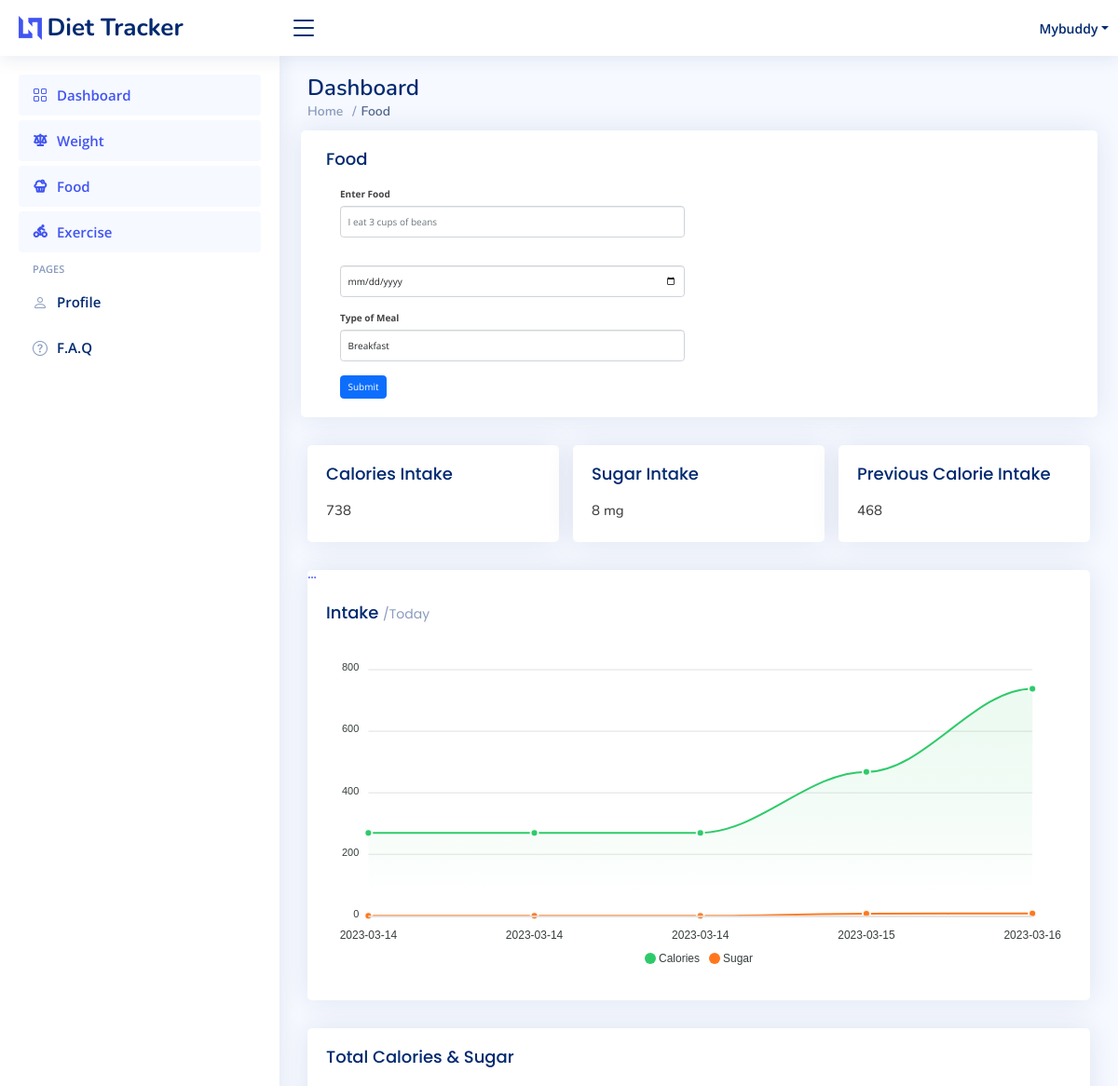
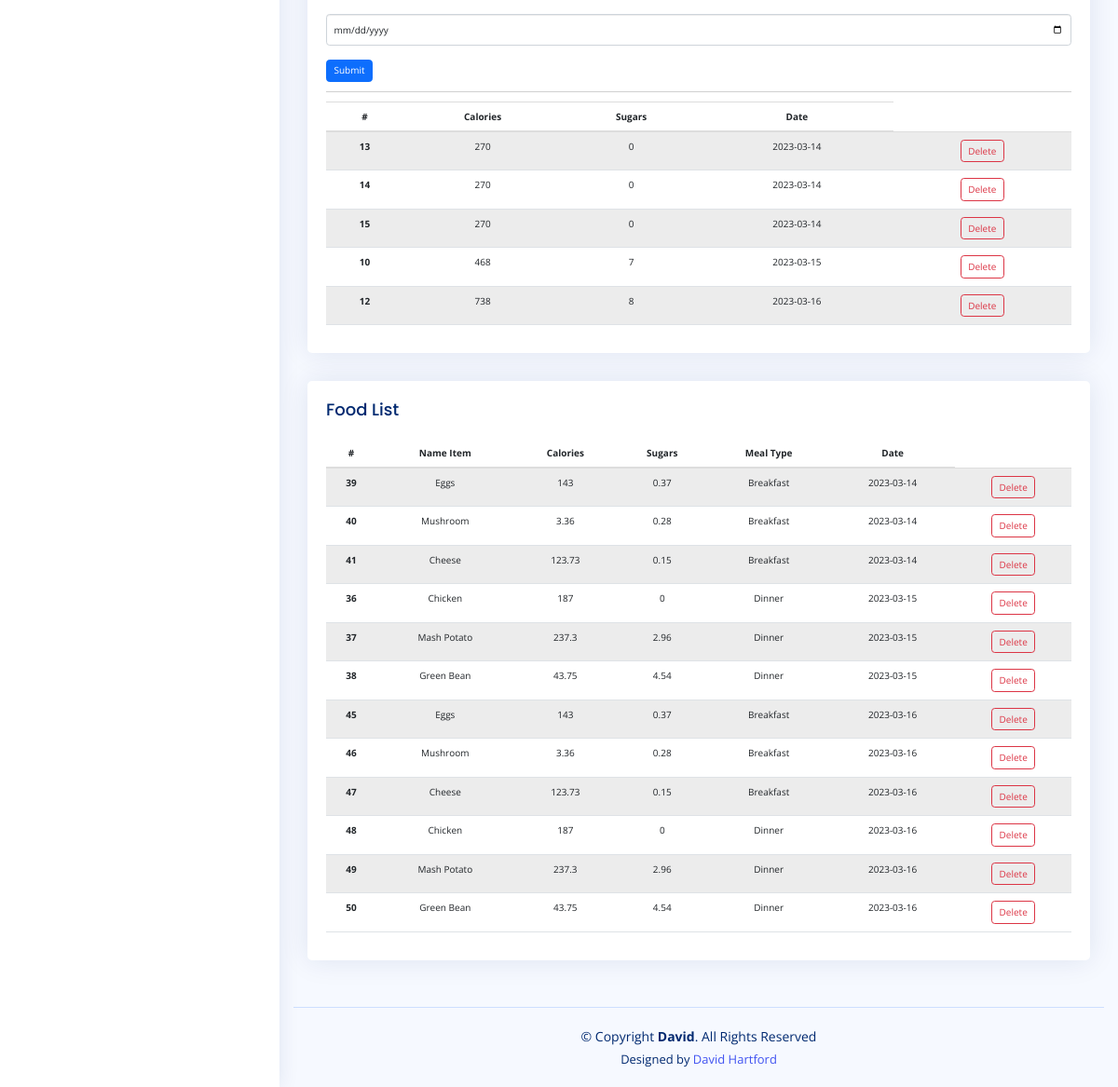
The page /food (signed in) on the database its author committed (2 pictures, top to bottom).
### main.py (models this page shows)
class Users(UserMixin, db.Model):
    __tablename__ = "users"
    id = db.Column(db.Integer, primary_key=True)
    username = db.Column(db.String, unique=True, nullable=False)
    email = db.Column(db.String, unique=True, nullable=False)
    password = db.Column(db.String, nullable=False)
    s_weight = db.Column(db.Float, nullable=False)
    height = db.Column(db.Integer, nullable=False)
    age = db.Column(db.Integer, nullable=False)
    gender = db.Column(db.String, nullable=False)
    weights = db.relationship("Weight", backref="users")

class Intake(db.Model):
    __tablename__ = "intake"
    id = db.Column(db.Integer, primary_key=True)
    date = db.Column(db.String(250), nullable=False)
    total_calories = db.Column(db.Integer, nullable=False, default=0)
    total_sugar = db.Column(db.Integer, nullable=False, default=0)
    users_id = db.Column(db.Integer, db.ForeignKey("users.id"), nullable=False)

class Food(db.Model):
    __tablename__ = "food"
    id = db.Column(db.Integer, primary_key=True)
    item = db.Column(db.String(250), nullable=False)
    date = db.Column(db.String(250), nullable=False)
    sugar = db.Column(db.Integer, nullable=False, default=0)
    calories = db.Column(db.Integer, nullable=False, default=0)
    meal = db.Column(db.String(250), nullable=False)
    food_id = db.Column(db.Integer, db.ForeignKey("users.id"), nullable=False)

### main.py (the view, shortened to what this page needs)
@app.route('/food', methods=["GET", "POST"])
def food():
    form = FoodForm()
    intake_form = DateForm()
    user = Users.query.filter_by(id=current_user.id).first()
    if intake_form.submit1.data and intake_form.validate():
        get_calories()
    db_food = Food.query.filter_by(food_id=current_user.id).order_by(asc(Food.date)).all()
    db_intake = Intake.query.filter_by(users_id=current_user.id).order_by(asc(Intake.date)).all()
    all_calories = get_all_total_calories()
    all_sugar = get_all_total_sugar()
    all_dates = get_all_weight_dates(Intake)
    return render_template("food.html", form=form, intake_form=intake_form, current_user=current_user, db_food=db_food,
                           db_intake=db_intake, all_calories=all_calories, all_sugar=all_sugar, all_dates=all_dates)

### forms.py
class FoodForm(FlaskForm):
    food = StringField("Enter Food", validators=[DataRequired()], render_kw={"placeholder": "I eat 3 cups of beans"})
    date = DateField(' ', format='%Y-%m-%d', render_kw={"placeholder": date})
    meal = SelectField("Type of Meal", choices=["Breakfast", "Lunch", "Dinner", "Snack"], coerce=str,
                       option_widget=None, validate_choice=True)
    submit = SubmitField('Submit')

class DateForm(FlaskForm):
    date = DateField(' ', format='%Y-%m-%d', render_kw={"placeholder": date})
    submit1 = SubmitField('Submit')

### main.py (called while the page is built)
@login_manager.user_loader
def load_user(user_id):
    return Users.query.get(int(user_id))

def get_all_weight_dates(table):
    db_weight = table.query.filter_by(users_id=current_user.id).order_by(asc(table.date)).all()
    date_weights = []
    for i in db_weight:
        date_weights.append(i.date)
    return date_weights

def get_all_total_calories():
    db_intake = Intake.query.filter_by(users_id=current_user.id).order_by(asc(Intake.date)).all()
    all_calories = []
    for i in db_intake:
        all_calories.append(i.total_calories)
    return all_calories

def get_all_total_sugar():
    db_intake = Intake.query.filter_by(users_id=current_user.id).order_by(asc(Intake.date)).all()
    all_sugar = []
    for i in db_intake:
        all_sugar.append(i.total_sugar)
    return all_sugar

### templates/food.html (shortened to what this page needs)
{% extends 'bootstrap/base.html' %}
{% import "bootstrap/wtf.html" as wtf %}
{% block content %}
{% include "header.html" %}
<main id="main" class="main">
    <div class="pagetitle">
        <h1>Dashboard</h1>
        <nav>
            <ol class="breadcrumb">
                <li class="breadcrumb-item"><a href="{{url_for('home')}}">Home</a></li>
                <li class="breadcrumb-item active">Food</li>
            </ol>
        </nav>
    </div>
    <div class="col-xl-12">
        <div class="row justify-content-center">
            <div class="card">
                <div class="card-body">
                    <h5 class="card-title">Food</h5>
                    <div class="col-lg-6">
                    {{ wtf.quick_form(form, novalidate=True, button_map={"submit": "primary"}) }}
                    </div>
                </div>
            </div>
        </div>
    </div>
    <div class="col-xl-12">
        <div class="row justify-content-center">
            <div class="col-lg-4 col-md-4">
                <div class="card">
                    <div class="card-body">
                      <h5 class="card-title">Calories Intake</h5>
                        <h4>{{ all_calories[-1] }}</h4>
                    </div>
                </div>
            </div>
            <div class="col-lg-4 col-md-4">
            <div class="card">
                    <div class="card-body">
                        <h5 class="card-title">Sugar Intake</h5>
                        <h4>{{ all_sugar[-1] }} <span>mg</span> </h4>
                    </div>
                  </div>
            </div>
            <div class="col-lg-4 col-md-4">
                <div class="card">
                    <div class="card-body">
                      <h5 class="card-title">Previous Calorie Intake</h5>
                      <h4>{{ all_calories[-2] }}</h4>
                    </div>
                  </div>
            </div>
        </div>
    </div>
    <div class="row justify-content-center">
        <div class="col-xl-12">
            <div class="card">
                <div class="filter">
                                <a class="icon" href="#" data-bs-toggle="dropdown"><i class="bi bi-three-dots"></i></a>
                            </div>
                <div class="card-body">
                    <h5 class="card-title">Intake <span>/Today</span></h5>
                    <div id="intake_reportsChart" style="min-height: 365px;">
                    </div>
                </div>
            </div>
        </div>
    </div>
    <div class="card">
            <div class="card-body">
              <h5 class="card-title">Total Calories & Sugar</h5>
              <table class="table table-striped">
                {{ wtf.quick_form(intake_form, novalidate=True, button_map={"submit1": "primary"}) }}
                <hr>
                <thead>
                  <tr>
                    <th scope="col">#</th>
                    <th scope="col">Calories</th>
                    <th scope="col">Sugars</th>
                    <th scope="col">Date</th>
                  </tr>
                </thead>
                <tbody>
                  {% for intake in db_intake %}
                      <tr>
                          <th scope="row">{{ intake.id}}</th>
                          <td>{{ intake.total_calories }}</td>
                          <td>{{ intake.total_sugar }}</td>
                          <td>{{ intake.date }}</td>
                          <td><a href="/delete_intake/{{ intake.id }}" class="btn btn-outline-danger btm-sm">Delete</a></td>
                      </tr>
                    {% endfor %}
                </tbody>
              </table>
            </div>
          </div>
    <div class="card">
            <div class="card-body">
              <h5 class="card-title">Food List</h5>
              <table class="table table-striped">
                <thead>
                  <tr>
                    <th scope="col">#</th>
                    <th scope="col">Name Item</th>
                    <th scope="col">Calories</th>
                    <th scope="col">Sugars</th>
                    <th scope="col">Meal Type</th>
                    <th scope="col">Date</th>
                  </tr>
                </thead>
                <tbody>
                  {% for food in db_food %}
                      <tr>
                          <th scope="row">{{ food.id}}</th>
                          <td>{{ food.item }}</td>
                          <td>{{ food.calories }}</td>
                          <td>{{ food.sugar }}</td>
                          <td>{{ food.meal }}</td>
                          <td>{{ food.date }}</td>
                          <td><a href="/delete_food/{{ food.id }}" class="btn btn-outline-danger btm-sm">Delete</a></td>
                      </tr>
                    {% endfor %}
                </tbody>
              </table>
            </div>
          </div>
</main>
{% include "footer.html" %}
{% endblock %}

### templates/header.html (shortened to what this page needs)
<!DOCTYPE html>
<html lang="en">
{% import "bootstrap/wtf.html" as wtf %}
<head>
  <link href="static/vendor/bootstrap/css/bootstrap.min.css" rel="stylesheet">
  <link href="static/vendor/bootstrap-icons/bootstrap-icons.css" rel="stylesheet">
  <link href="static/vendor/boxicons/css/boxicons.min.css" rel="stylesheet">
  <link href="static/vendor/quill/quill.snow.css" rel="stylesheet">
  <link href="static/vendor/quill/quill.bubble.css" rel="stylesheet">
  <link href="static/vendor/remixicon/remixicon.css" rel="stylesheet">
  <link href="static/vendor/simple-datatables/style.css" rel="stylesheet">
  <link href="static/css/style.css" rel="stylesheet">
</head>
<header id="header" class="header fixed-top d-flex align-items-center">
    <div class="d-flex align-items-center justify-content-between">
        <a href="{{url_for('home')}}" class="logo d-flex align-items-center">
            <img src="static/img/logo.png" alt="">
            <span class="d-none d-lg-block">Diet Tracker</span>
        </a>
        <i class="bi bi-list toggle-sidebar-btn"></i>
    </div>
    <nav class="header-nav ms-auto">
        <ul class="d-flex align-items-center">
            {% if current_user.is_authenticated: %}
            <li class="nav-item dropdown pe-3">
                <a class="nav-link nav-profile d-flex align-items-center pe-0" href="#" data-bs-toggle="dropdown">
                    <span class="d-none d-md-block dropdown-toggle ps-2">{{ current_user.username.title() }}</span>
                </a>
            </li>
            {% else: %}
            <li class="nav-item dropdown pe-3">
                <a class="nav-link nav-profile d-flex align-items-center pe-0"  data-bs-toggle="dropdown">
                    <img src="static/img/profile-img.jpg" alt="Profile" class="rounded-circle">
                    <span class="d-none d-md-block ps-2">Welcome</span>
                </a>
            {% endif %}
        </ul>
    </nav>
</header>
<aside id="sidebar" class="sidebar">
    <ul class="sidebar-nav" id="sidebar-nav">
        {% if current_user.is_authenticated: %}
        <li class="nav-item">
            <a class="nav-link " href="{{url_for('home')}}">
                <i class="bi bi-grid"></i>
                <span>Dashboard</span>
            </a>
        </li>
        <li class="nav-item">
            <a class="nav-link" href="{{url_for('weight')}}">
                <i class="ri-scales-3-line"></i><span>Weight</span>
            </a>
        </li>
        <li class="nav-item">
            <a class="nav-link" href="{{url_for('food')}}">
                <i class="ri-cake-3-line"></i><span>Food</span>
            </a>
        </li>
        <li class="nav-item">
            <a class="nav-link" href="{{url_for('exercise')}}">
                <i class="ri-riding-line"></i><span>Exercise</span>
            </a>
        </li>
        <li class="nav-heading">Pages</li>
        <li class="nav-item">
            <a class="nav-link collapsed" href="#">
                <i class="bi bi-person"></i>
                <span>Profile</span>
            </a>
        </li>
        <li class="nav-item">
            <a class="nav-link collapsed" href="#">
                <i class="bi bi-question-circle"></i>
                <span>F.A.Q</span>
            </a>
        </li>
        {% endif %}
    </ul>
</aside>

### static/css/style.css (style rules this page uses)
:root { scroll-behavior: smooth; }
body { font-family: "Open Sans", sans-serif; background: #f6f9ff; color: #444444; }
a { color: #4154f1; text-decoration: none; }
h1, h2, h3, h4, h5, h6 { font-family: "Nunito", sans-serif; }
tr { text-align: center; }
#main { margin-top: 60px; padding: 20px 30px; transition: all 0.3s; }
.pagetitle { margin-bottom: 10px; }
.pagetitle h1 { font-size: 24px; margin-bottom: 0; font-weight: 600; color: #012970; }
.card { margin-bottom: 30px; border: none; border-radius: 5px; box-shadow: 0px 0 30px rgba(1, 41, 112, 0.1); }
.card-title { padding: 20px 0 15px 0; font-size: 18px; font-weight: 500; color: #012970; font-family: "Poppins", sans-serif; }
.card-title span { color: #899bbd; font-size: 14px; font-weight: 400; }
.card-body { padding: 0 20px 20px 20px; }
.breadcrumb { font-size: 14px; font-family: "Nunito", sans-serif; color: #899bbd; font-weight: 600; }
.breadcrumb a { color: #899bbd; transition: 0.3s; }
.breadcrumb .breadcrumb-item::before { color: #899bbd; }
.breadcrumb .active { color: #51678f; font-weight: 600; }
.logo { line-height: 1; }
@media (min-width: 1200px) { .logo { width: 280px; } }
.logo img { max-height: 26px; margin-right: 6px; }
.logo span { font-size: 26px; font-weight: 700; color: #012970; font-family: "Nunito", sans-serif; }
.header { transition: all 0.5s; z-index: 997; height: 60px; box-shadow: 0px 2px 20px rgba(1, 41, 112, 0.1); background-color: #fff; padding-left: 20px; }
.header .toggle-sidebar-btn { font-size: 32px; padding-left: 10px; cursor: pointer; color: #012970; }
.header-nav ul { list-style: none; }
.header-nav>ul { margin: 0; padding: 0; }
.header-nav .nav-profile { color: #012970; }
.header-nav .nav-profile span { font-size: 14px; font-weight: 600; }
.sidebar { position: fixed; top: 60px; left: 0; bottom: 0; width: 300px; z-index: 996; transition: all 0.3s; padding: 20px; overflow-y: auto; scrollbar-width: thin; scrollbar-color: #aab7cf transparent; box-shadow: 0px 0px 20px rgba(1, 41, 112, 0.1); background-color: #fff; }
@media (min-width: 1200px) { #main, #footer { margin-left: 300px; } }
.sidebar-nav { padding: 0; margin: 0; list-style: none; }
.sidebar-nav li { padding: 0; margin: 0; list-style: none; }
.sidebar-nav .nav-item { margin-bottom: 5px; }
.sidebar-nav .nav-heading { font-size: 11px; text-transform: uppercase; color: #899bbd; font-weight: 600; margin: 10px 0 5px 15px; }
.sidebar-nav .nav-link { display: flex; align-items: center; font-size: 15px; font-weight: 600; color: #4154f1; transition: 0.3; background: #f6f9ff; padding: 10px 15px; border-radius: 4px; }
.sidebar-nav .nav-link i { font-size: 16px; margin-right: 10px; color: #4154f1; }
.sidebar-nav .nav-link.collapsed { color: #012970; background: #fff; }
.sidebar-nav .nav-link.collapsed i { color: #899bbd; }

### rows shown on the page
Users: username "Mybuddy"
Intake: total_calories "738", id "12", total_sugar "8", date "2023-03-16"
Intake: total_calories "468", id "10", total_sugar "7", date "2023-03-15"
Intake: id "13", total_calories "270", total_sugar "0", date "2023-03-14"
Intake: id "14", total_calories "270", total_sugar "0", date "2023-03-14"
Intake: id "15", total_calories "270", total_sugar "0", date "2023-03-14"
Food: id "39", item "Eggs", calories "143", sugar "0.37", meal "Breakfast", date "2023-03-14"
Food: id "40", item "Mushroom", calories "3.36", sugar "0.28", meal "Breakfast", date "2023-03-14"
Food: id "41", item "Cheese", calories "123.73", sugar "0.15", meal "Breakfast", date "2023-03-14"
Food: id "36", item "Chicken", calories "187", sugar "0", meal "Dinner", date "2023-03-15"
Food: id "37", item "Mash Potato", calories "237.3", sugar "2.96", meal "Dinner", date "2023-03-15"
Food: id "38", item "Green Bean", calories "43.75", sugar "4.54", meal "Dinner", date "2023-03-15"
Food: id "45", item "Eggs", calories "143", sugar "0.37", meal "Breakfast", date "2023-03-16"
Food: id "46", item "Mushroom", calories "3.36", sugar "0.28", meal "Breakfast", date "2023-03-16"
Food: id "47", item "Cheese", calories "123.73", sugar "0.15", meal "Breakfast", date "2023-03-16"
Food: id "48", item "Chicken", calories "187", sugar "0", meal "Dinner", date "2023-03-16"
Food: id "49", item "Mash Potato", calories "237.3", sugar "2.96", meal "Dinner", date "2023-03-16"
Food: id "50", item "Green Bean", calories "43.75", sugar "4.54", meal "Dinner", date "2023-03-16"

### other values the page prints
{{ all_sugar[-1] }} "8"
